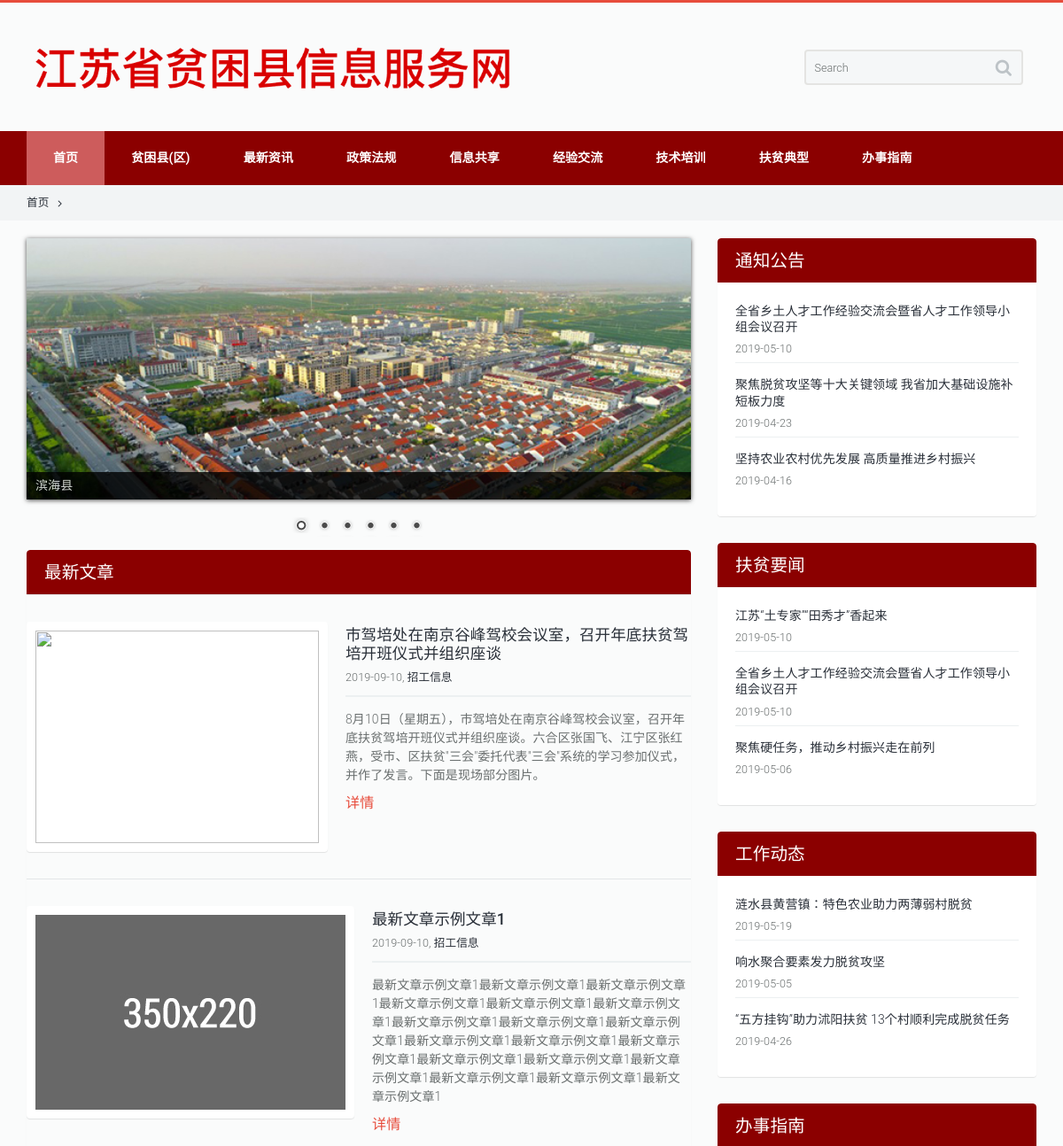
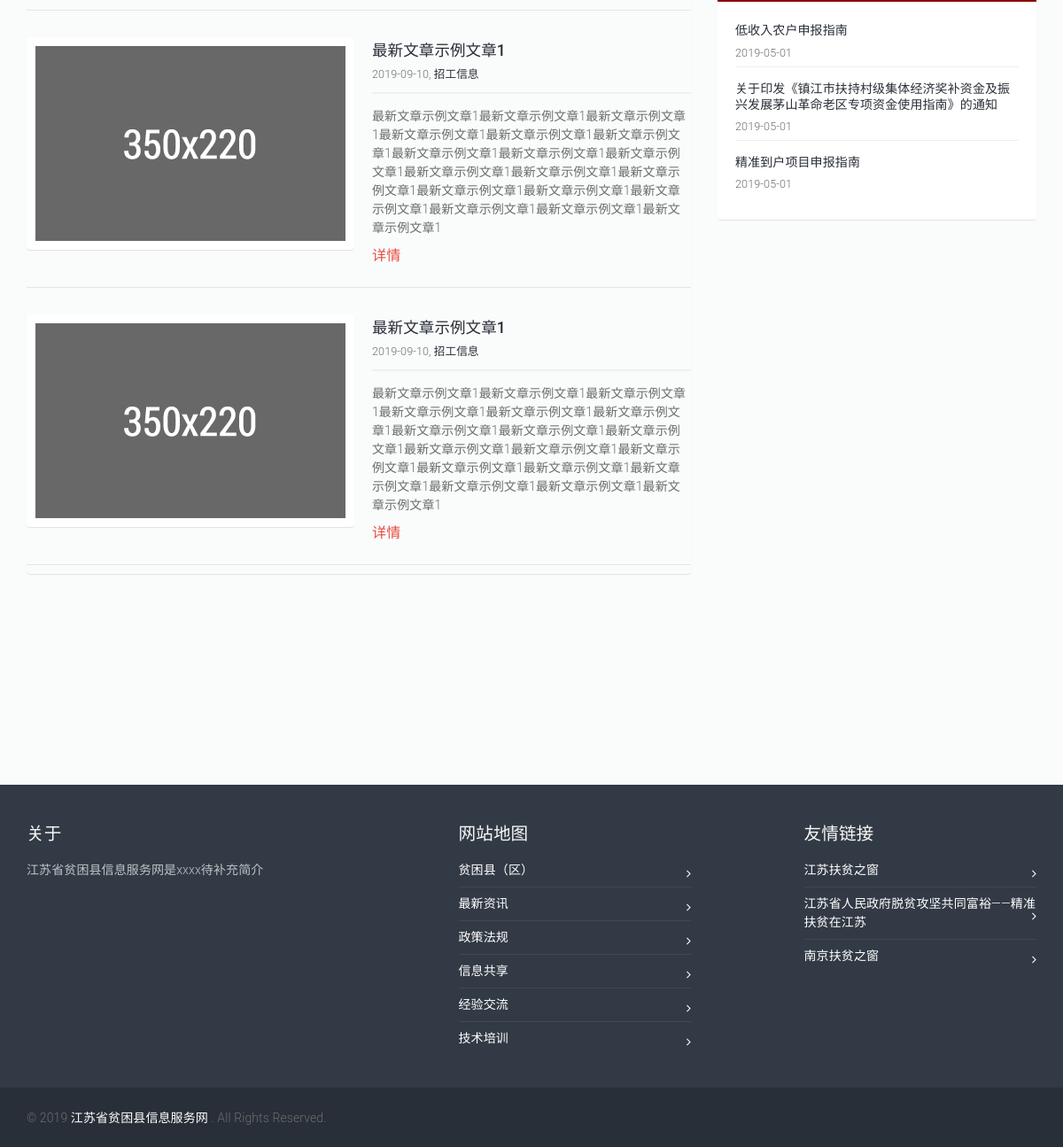
The page / on the database its author committed (2 pictures, top to bottom).
### tables this page shows
CREATE TABLE "menu_article" (
	 "menu_id" INTEGER,
	 "list_id" INTEGER,
	 "title" TEXT,
	 "sub_title" TEXT,
	 "date" TEXT DEFAULT "2019-05-01",
	 "html1" TEXT,
	 "html2" TEXT,
	 "html3" TEXT,
	 "html4" TEXT,
	 "html5" TEXT,
	 "html6" TEXT,
	 "html7" TEXT,
	 "html8" TEXT,
	 "html9" TEXT,
	 "html10" TEXT,
	 "html11" TEXT,
	 "html12" TEXT,
	 "html13" TEXT,
	 "html14" TEXT,
	 "html15" TEXT,
	 "html16" TEXT,
	 "html17" TEXT,
	 "html18" TEXT,
	 "html19" TEXT,
	 "html20" TEXT,
	 "article_id" INTEGER NOT NULL PRIMARY KEY AUTOINCREMENT
);

### index.php (the view, shortened to what this page needs)
<!doctype html>
<html lang="en">
	<head>
		<link rel="stylesheet" type="text/css" media="all" href="css/bootstrap.min.css">
		<link rel="stylesheet" type="text/css" media="all" href="css/owl.carousel.css">
		<link rel="stylesheet" type="text/css" media="all" href="css/owl.transitions.css">
		<link rel="stylesheet" type="text/css" media="all" href="css/style.css">
		<link rel="stylesheet" type="text/css" media="all" href="css/camera.css">
		<link rel="stylesheet" type="text/css" media="all" href="css/jquery.custom-scrollbar.css">
		<link href="css/font-awesome.min.css" rel="stylesheet">
        <link rel="stylesheet" href="themes/default/default.css" type="text/css" media="screen" />
        <link rel="stylesheet" href="themes/light/light.css" type="text/css" media="screen" />
        <link rel="stylesheet" href="themes/dark/dark.css" type="text/css" media="screen" />
        <link rel="stylesheet" href="themes/bar/bar.css" type="text/css" media="screen" />
        <link rel="stylesheet" href="othercss/nivo-slider.css" type="text/css" media="screen" />
        <link rel="stylesheet" href="othercss/style.css" type="text/css" media="screen" />
        <link rel="stylesheet" href="othercss/init.css" type="text/css"/>
	</head>
    <?php
        $db = new SQLite3('data/data.db');
        ?>
	<body>
		<div class="wide_layout relative">
			<div id="head">
			</div>
			<section class="breadcrumbs">
				<div class="container">
					<ul class="horizontal_list clearfix bc_list f_size_medium">
						<li class="m_right_10 current"><a href="#" class="default_t_color">首页<i class="fa fa-angle-right d_inline_middle m_left_10"></i></a></li>
					</ul>
				</div>
			</section>
            <div class="m_top_20 container">
                <div class="row clearfix">
                    <section class="col-lg-8 col-md-8 col-sm-8">
                        <div id="wrapper">
                            <div class="slider-wrapper theme-default">
                                <div id="slider" class="nivoSlider">
                                </div>
                            </div>
                        </div>
                        <figure class="widget shadow r_corners wrapper m_bottom_30 m_top_5">
                            <figcaption>
                                <h3 class="color_light">最新文章</h3>
                            </figcaption>
                            <hr class="divider_type_3 m_bottom_30">
                            <article class="m_bottom_20 clearfix">
                                <a href="#" class="photoframe d_block d_xs_inline_b f_xs_none wrapper shadow f_left m_right_20 m_bottom_10 r_corners">
                                    <img src="/pic/article/0725.png" style="width: 320px; height: 240px" class="tr_all_long_hover" alt="">
                                </a>
                                <div class="mini_post_content">
                                    <h4 class="m_bottom_5"><a href="#" class="color_dark fw_medium">市驾培处在南京谷峰驾校会议室，召开年底扶贫驾培开班仪式并组织座谈</a></h4>
                                    <p class="f_size_medium m_bottom_10">2019-09-10, <a href="#" class="color_dark">招工信息</a></p>
                                    <hr>
                                    <hr class="m_bottom_15">
                                    <p class="m_bottom_10">8月10日（星期五），市驾培处在南京谷峰驾校会议室，召开年底扶贫驾培开班仪式并组织座谈。六合区张国飞、江宁区张红燕，受市、区扶贫"三会"委托代表"三会"系统的学习参加仪式，并作了发言。下面是现场部分图片。 </p>
                                    <a href="article.php?menu_id=5&list_id=4&article_id=72" class="tt_uppercase f_size_large">详情</a>
                                </div>
                            </article>
                            <hr class="divider_type_3 m_bottom_30">
                            <article class="m_bottom_20 clearfix">
                                <a href="#" class="photoframe d_block d_xs_inline_b f_xs_none wrapper shadow f_left m_right_20 m_bottom_10 r_corners">
                                    <img src="images/blog_img_5.jpg" class="tr_all_long_hover" alt="">
                                </a>
                                <div class="mini_post_content">
                                    <h4 class="m_bottom_5"><a href="#" class="color_dark fw_medium">最新文章示例文章1</a></h4>
                                    <p class="f_size_medium m_bottom_10">2019-09-10, <a href="#" class="color_dark">招工信息</a></p>
                                    <hr>
                                    <hr class="m_bottom_15">
                                    <p class="m_bottom_10">最新文章示例文章1最新文章示例文章1最新文章示例文章1最新文章示例文章1最新文章示例文章1最新文章示例文章1最新文章示例文章1最新文章示例文章1最新文章示例文章1最新文章示例文章1最新文章示例文章1最新文章示例文章1最新文章示例文章1最新文章示例文章1最新文章示例文章1最新文章示例文章1最新文章示例文章1最新文章示例文章1 </p>
                                    <a href="#" class="tt_uppercase f_size_large">详情</a>
                                </div>
                            </article>
                            <hr class="divider_type_3 m_bottom_30">
                            <article class="m_bottom_20 clearfix">
                                <a href="#" class="photoframe d_block d_xs_inline_b f_xs_none wrapper shadow f_left m_right_20 m_bottom_10 r_corners">
                                    <img src="images/blog_img_5.jpg" class="tr_all_long_hover" alt="">
                                </a>
                                <div class="mini_post_content">
                                    <h4 class="m_bottom_5"><a href="#" class="color_dark fw_medium">最新文章示例文章1</a></h4>
                                    <p class="f_size_medium m_bottom_10">2019-09-10, <a href="#" class="color_dark">招工信息</a></p>
                                    <hr>
                                    <hr class="m_bottom_15">
                                    <p class="m_bottom_10">最新文章示例文章1最新文章示例文章1最新文章示例文章1最新文章示例文章1最新文章示例文章1最新文章示例文章1最新文章示例文章1最新文章示例文章1最新文章示例文章1最新文章示例文章1最新文章示例文章1最新文章示例文章1最新文章示例文章1最新文章示例文章1最新文章示例文章1最新文章示例文章1最新文章示例文章1最新文章示例文章1 </p>
                                    <a href="#" class="tt_uppercase f_size_large">详情</a>
                                </div>
                            </article>
                            <hr class="divider_type_3 m_bottom_30">
                            <article class="m_bottom_20 clearfix">
                                <a href="#" class="photoframe d_block d_xs_inline_b f_xs_none wrapper shadow f_left m_right_20 m_bottom_10 r_corners">
                                    <img src="images/blog_img_5.jpg" class="tr_all_long_hover" alt="">
                                </a>
                                <div class="mini_post_content">
                                    <h4 class="m_bottom_5"><a href="#" class="color_dark fw_medium">最新文章示例文章1</a></h4>
                                    <p class="f_size_medium m_bottom_10">2019-09-10, <a href="#" class="color_dark">招工信息</a></p>
                                    <hr>
                                    <hr class="m_bottom_15">
                                    <p class="m_bottom_10">最新文章示例文章1最新文章示例文章1最新文章示例文章1最新文章示例文章1最新文章示例文章1最新文章示例文章1最新文章示例文章1最新文章示例文章1最新文章示例文章1最新文章示例文章1最新文章示例文章1最新文章示例文章1最新文章示例文章1最新文章示例文章1最新文章示例文章1最新文章示例文章1最新文章示例文章1最新文章示例文章1 </p>
                                    <a href="#" class="tt_uppercase f_size_large">详情</a>
                                </div>
                            </article>
                            <hr class="divider_type_3 m_bottom_10">
                        </figure>
                    </section>
                    <aside class="col-lg-4 col-md-4 col-sm-4">
                        <figure class="widget shadow r_corners wrapper m_bottom_30">
                            <figcaption>
                                <h3 class="color_light">通知公告</h3>
                            </figcaption>
                            <div class="widget_content">
                                <?php
                                $results = $db->query("select * from menu_article where menu_id=1 and list_id=3 order by date DESC limit 3 ");
                                $count = 0;
                                while ($v = $results->fetchArray()) {
                                    ++$count;
                                    $title = $v['title'];
                                    $date = $v['date'];
                                    $article_id = $v['article_id'];
                                    ?>
                                    <article class="clearfix m_bottom_5">
                                        <a href="article.php?menu_id=<?=$menu_id?>&list_id=<?=$list_id?>&article_id=<?=$article_id?>" class="color_dark d_block bt_link p_vr_0"><?= $title ?></a>
                                        <p class="m_top_5 f_size_medium"><?= $date ?></p>
                                    </article>
                                <?php
                                    if ($count < 3) {
                                        ?>
                                        <hr class="m_bottom_15">
                                        <?php
                                    }
                                }
                                ?>
                            </div>
                        </figure>
                        <figure class="widget shadow r_corners wrapper m_bottom_30">
                            <figcaption>
                                <h3 class="color_light">扶贫要闻</h3>
                            </figcaption>
                            <div class="widget_content">
                                <?php
                                $results = $db->query("select * from menu_article where menu_id=1 and list_id=1 order by date DESC limit 3 ");
                                $count = 0;
                                while ($v = $results->fetchArray()) {
                                    ++$count;
                                    $title = $v['title'];
                                    $date = $v['date'];
                                    $article_id = $v['article_id'];
                                    ?>
                                    <article class="clearfix m_bottom_5">
                                        <a href="article.php?menu_id=<?=$menu_id?>&list_id=<?=$list_id?>&article_id=<?=$article_id?>" class="color_dark d_block bt_link p_vr_0"><?= $title ?></a>
                                        <p class="m_top_5 f_size_medium"><?= $date ?></p>
                                    </article>
                                    <?php
                                    if ($count < 3) {
                                        ?>
                                        <hr class="m_bottom_15">
                                        <?php
                                    }
                                }
                                ?>
                            </div>
                        </figure>
                        <figure class="widget shadow r_corners wrapper m_bottom_30">
                            <figcaption>
                                <h3 class="color_light">工作动态</h3>
                            </figcaption>
                            <div class="widget_content">
                                <?php
                                $results = $db->query("select * from menu_article where menu_id=1 and list_id=2 order by date DESC limit 3 ");
                                $count = 0;
                                while ($v = $results->fetchArray()) {
                                    ++$count;
                                    $title = $v['title'];
                                    $date = $v['date'];
                                    $article_id = $v['article_id'];
                                    ?>
                                    <article class="clearfix m_bottom_5">
                                        <a href="article.php?menu_id=<?=$menu_id?>&list_id=<?=$list_id?>&article_id=<?=$article_id?>" class="color_dark d_block bt_link p_vr_0"><?= $title ?></a>
                                        <p class="m_top_5 f_size_medium"><?= $date ?></p>
                                    </article>
                                    <?php
                                    if ($count < 3) {
                                        ?>
                                        <hr class="m_bottom_15">
                                        <?php
                                    }
                                }
                                ?>
                            </div>
                        </figure>
                        <figure class="widget shadow r_corners wrapper m_bottom_30">
                            <figcaption>
                                <h3 class="color_light">办事指南</h3>
                            </figcaption>
                            <div class="widget_content">
                                <?php
                                $results = $db->query("select * from menu_article where menu_id=7 order by date DESC limit 3 ");
                                $count = 0;
                                while ($v = $results->fetchArray()) {
                                    ++$count;
                                    $title = $v['title'];
                                    $date = $v['date'];
                                    $article_id = $v['article_id'];
                                    ?>
                                    <article class="clearfix m_bottom_5">
                                        <a href="article.php?menu_id=<?=$menu_id?>&list_id=<?=$list_id?>&article_id=<?=$article_id?>" class="color_dark d_block bt_link p_vr_0"><?= $title ?></a>
                                        <p class="m_top_5 f_size_medium"><?= $date ?></p>
                                    </article>
                                    <?php
                                    if ($count < 3) {
                                        ?>
                                        <hr class="m_bottom_15">
                                        <?php
                                    }
                                }
                                ?>
                            </div>
                        </figure>
                    </aside>
                    <div id="div1">
                        <ul>
                            <li><img src="/pic/article/0725.png" alt=""></li>
                            <li><img src="/pic/article/0725.png" alt=""></li>
                            <li><img src="/pic/article/0725.png" alt=""></li>
                        </ul>
                    </div>
                </div>
            </div>
			<div id="myfoot">
			</div>
		</div>
	</body>
</html>

### themes/default/default.css (style rules this page uses)
.theme-default .nivoSlider { position:relative; background:#fff url(loading.gif) no-repeat 50% 50%; margin-bottom:10px; -webkit-box-shadow: 0px 1px 5px 0px #4a4a4a; -moz-box-shadow: 0px 1px 5px 0px #4a4a4a; box-shadow: 0px 1px 5px 0px #4a4a4a; }

### othercss/nivo-slider.css (style rules this page uses)
.nivoSlider { position:relative; width:100%; height:auto; overflow: hidden; }

### othercss/style.css (style rules this page uses)
.slider-wrapper { margin: 0 auto; }

### othercss/init.css (style rules this page uses)
*, *:after, *:before { -webkit-box-sizing: border-box; -moz-box-sizing: border-box; box-sizing: border-box; }
.clearfix:after { visibility:hidden;display:block;font-size:0;content:" ";clear:both;height:0 }
.clearfix { *zoom:1 }

### rows shown on the page
menu_article: title "全省乡土人才工作经验交流会暨省人才工作领导小组会议召开", date "2019-05-10"
menu_article: title "聚焦脱贫攻坚等十大关键领域 我省加大基础设施补短板力度", date "2019-04-23"
menu_article: title "坚持农业农村优先发展 高质量推进乡村振兴", date "2019-04-16"
menu_article: title "江苏“土专家”“田秀才”香起来", date "2019-05-10"
menu_article: title "全省乡土人才工作经验交流会暨省人才工作领导小组会议召开", date "2019-05-10"
menu_article: title "聚焦硬任务，推动乡村振兴走在前列", date "2019-05-06"
menu_article: title "涟水县黄营镇：特色农业助力两薄弱村脱贫", date "2019-05-19"
menu_article: title "响水聚合要素发力脱贫攻坚", date "2019-05-05"
menu_article: title "“五方挂钩”助力沭阳扶贫 13个村顺利完成脱贫任务", date "2019-04-26"
menu_article: title "低收入农户申报指南", date "2019-05-01"
menu_article: title "关于印发《镇江市扶持村级集体经济奖补资金及振兴发展茅山革命老区专项资金使用指南》的通知", date "2019-05-01"
menu_article: title "精准到户项目申报指南", date "2019-05-01"
